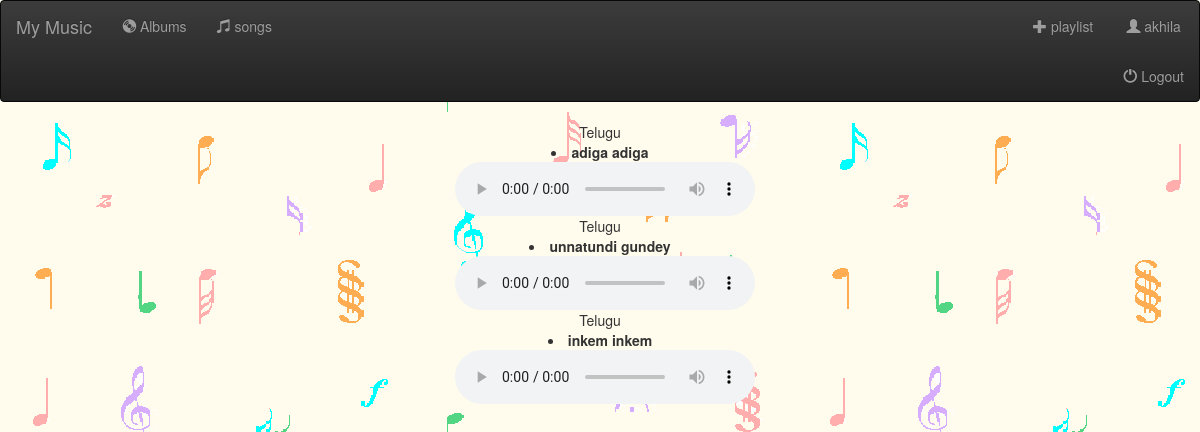
The page /viewplaylist/35 (signed in) on the database its author committed.
### music/models.py (models this page shows, shortened)
class PlaylistSongs(models.Model):
    playlist = models.ForeignKey(Playlist)
    song = models.ForeignKey(Song)
    deleted = models.BooleanField(default=False)

class Playlist(models.Model):
    name = models.CharField(max_length=200)
    user = models.ForeignKey(User)

class Song(models.Model):
    album = models.ForeignKey(Album,on_delete=models.CASCADE)
    song_title = models.CharField(max_length=100)
    file_type = models.FileField(upload_to='songs')

### music/views.py (the view)
# urls.py: url(r'^viewplaylist/(\d+)',views.view_playlist,name='view_playlist'),
def view_playlist(request,id):
    playlists = Playlist.objects.all()
    playlistsongs = PlaylistSongs.objects.filter(playlist=id)
    return render(request,'playlistsongs.html',{'playlistsongs' : playlistsongs,'playlists':playlists})

### music/templates/playlistsongs.html
{% extends 'base.html' %}
{% block content %}
{% for playlistsong in playlistsongs %}
{{ playlistsong.playlist.name }}
<li>
    <b>{{ playlistsong.song.song_title }}</b>
    <div style="display:table-cell; vertical-align:middle; padding-left: 1rem">
        <audio controls>
                <source src="/static/songs/{{playlistsong.song.song_title}}.mp3" type="audio/mp3">
        </audio>
</div>
</li>
{% endfor %}
{% endblock %}

### music/templates/base.html (shortened to what this page needs)
{% load static %}
<link rel="stylesheet" href="{% static 'css/style.css' %}">
<center>
<html>
<head>
    <link rel="stylesheet" href="https://maxcdn.bootstrapcdn.com/bootstrap/3.3.7/css/bootstrap.min.css"
>
    <link rel="stylesheet" href="https://maxcdn.bootstrapcdn.com/bootstrap/3.3.7/css/bootstrap-theme.min.css"
>
        <link rel="stylesheet" href="https://use.fontawesome.com/releases/v5.7.2/css/all.css">
    </head>
<body>
        <nav class="navbar navbar-inverse">
                <nav class="container-fluid">
                    <a class="navbar-brand" href="{% url 'home' %}">My Music</a>
                    <div class="nav navbar-collapse">
                        <ul class="nav navbar-nav">
                            <li class="">
                                <a href="{% url 'home' %}">
                                    <span class="glyphicon glyphicon-cd" aria-hidden="true"></span> Albums
                                </a>
                            </li>
                            <li class="">
                                <a href="{% url 'home' %}">
                                    <span class="glyphicon glyphicon-music" aria-hidden="true"></span> songs
                                </a>
                            </li>
                        </ul>
                        {% if user.is_authenticated %}
                        <ul class="nav navbar-nav navbar-right">
                            <li class="">
                                <a href="{% url 'crud_playlist' %}">
                                    <span class="glyphicon glyphicon-plus" aria-hidden="true"></span> playlist
                                </a>
                            </li>
                            <ul class="nav navbar-nav navbar-right">
                                <li class="">
                                    <a href="{% url 'profile' %}">
                                        <span class="glyphicon glyphicon-user" aria-hidden="true"></span> {{ user.username }}
                                    </a>
                                    <a href="{% url 'logout' %}">
                                        <span class="glyphicon glyphicon-off" aria-hidden="true"></span> Logout
                                    </a>
                                </li>
                            </ul>
                                {% endif %}
                    </div>
                </nav>
            </nav>
    <div class='container-fluid'>
        {% block content %}
        {% endblock %}
    </div>
</body>
</html>
</center>

### static/css/style.css (style rules this page uses)
body { background-image: url('/static/img/b.gif') ; }

### rows shown on the page
PlaylistSongs: playlist.name "Telugu", song.song_title "adiga adiga"
PlaylistSongs: playlist.name "Telugu", song.song_title "unnatundi gundey"
PlaylistSongs: playlist.name "Telugu", song.song_title "inkem inkem"

### other values the page prints
{{ user.username }} "akhila"
